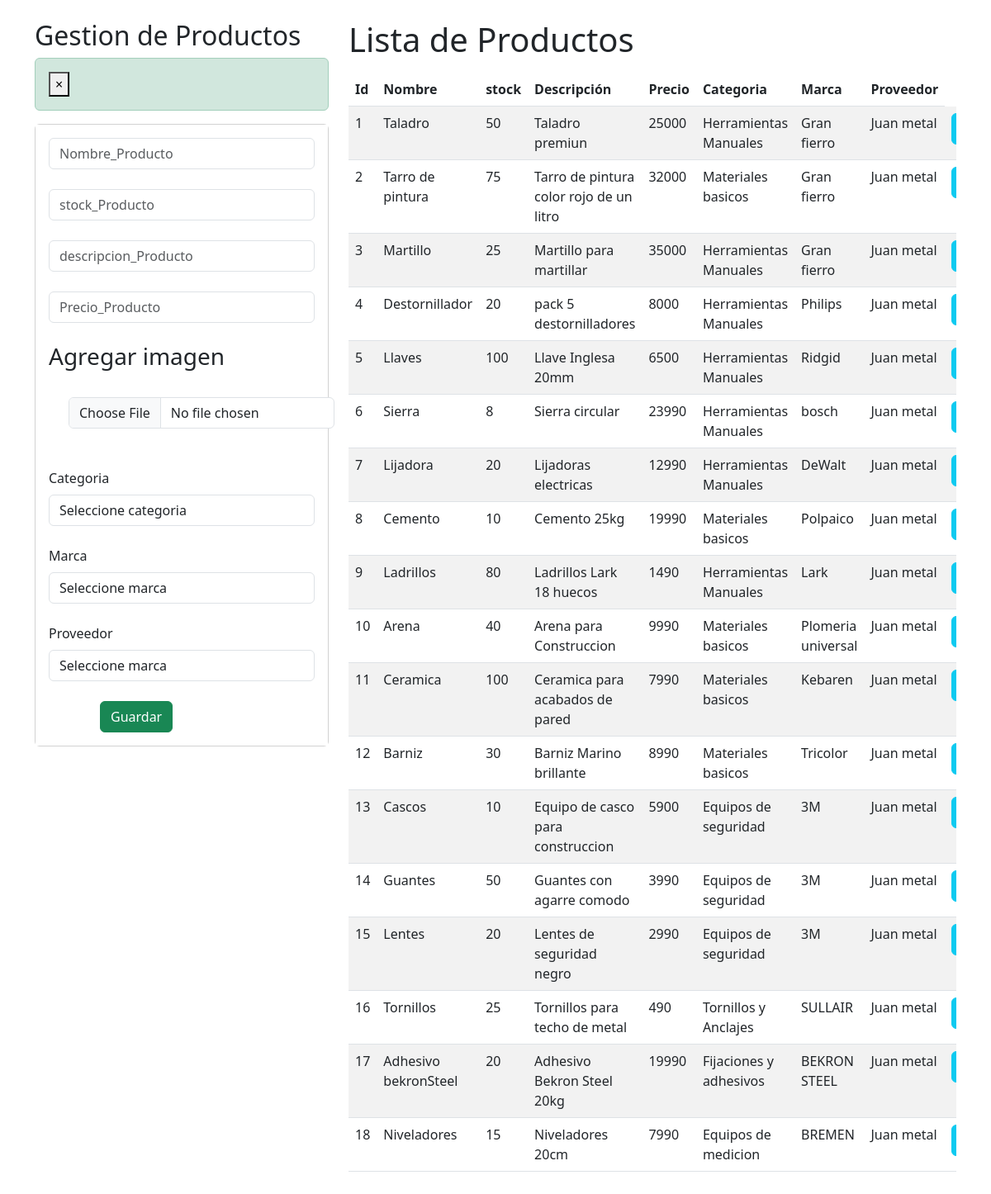
Before: /crud_productos with the older database file.
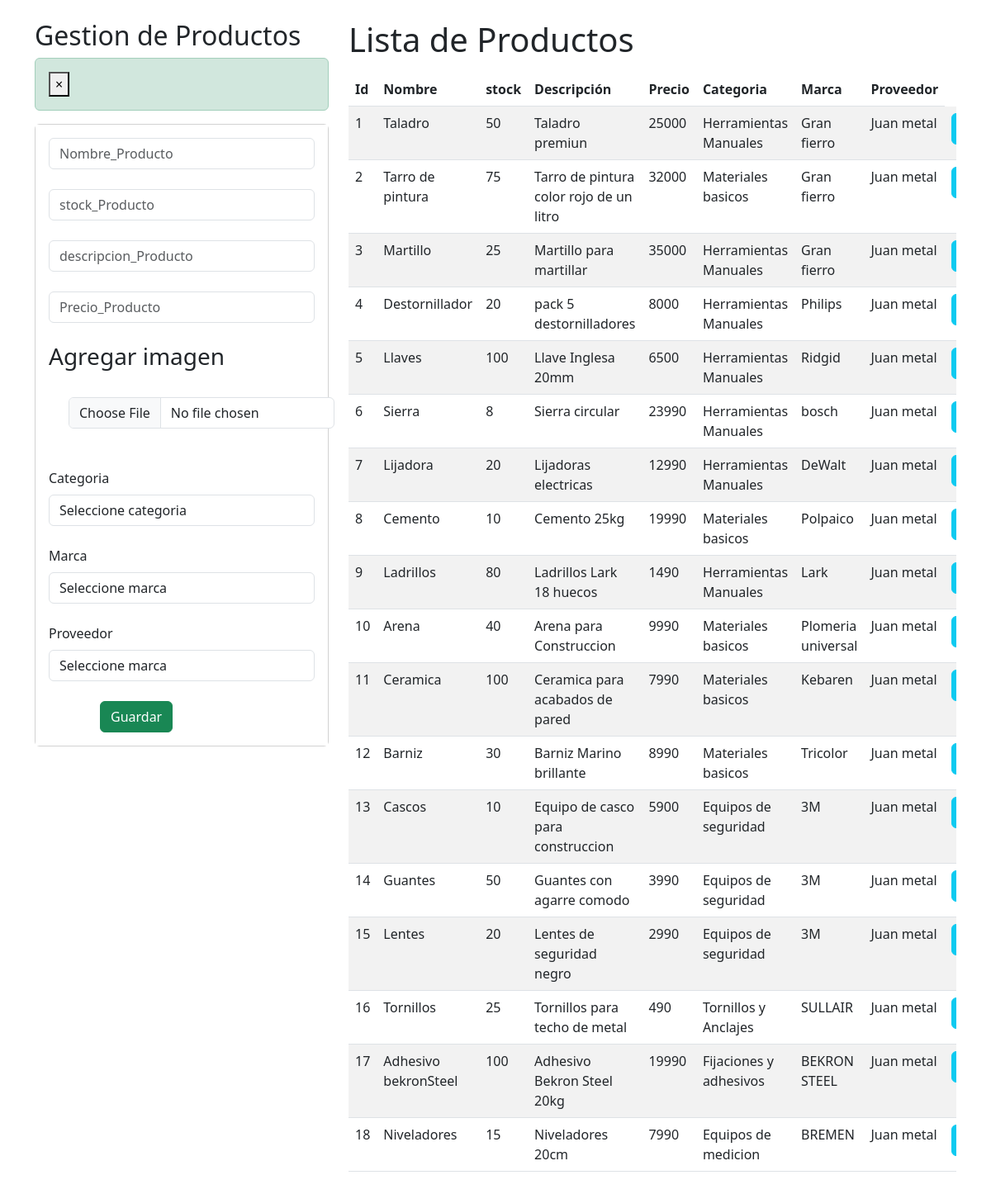
After: the same page with the newer database file.
### Ferremax/models.py (models this page shows, shortened)
class producto(models.Model):
    idProducto = models.AutoField(primary_key=True)
    nombreProducto = models.CharField(max_length=20, blank=False, null=False)
    stockProducto = models.IntegerField()
    descripcionProducto = models.CharField(max_length=100, blank=False, null=False)
    precioProducto = models.IntegerField()
    imagenProducto = models.ImageField(upload_to='productos/', null=True, blank=True)
    categoria = models.ForeignKey("categoria", on_delete=models.CASCADE)
    marca = models.ForeignKey("marca", on_delete=models.CASCADE)
    proveedor = models.ForeignKey("proveedor", on_delete=models.CASCADE)

class categoria(models.Model):
    idCategoria = models.AutoField(primary_key=True)
    nombreCategoria = models.CharField(max_length=50, blank=False, null=False)
    def __str__(self):
        return str(self.nombreCategoria)

class marca(models.Model):
    idMarca = models.AutoField(primary_key=True)
    nombreMarca = models.CharField(max_length=50, blank=False, null=False)
    def __str__(self):
        return str(self.nombreMarca)

class proveedor(models.Model):
    idProveedor = models.AutoField(primary_key=True)
    nombreProveedor = models.CharField(max_length=50, blank=False, null=False)
    def __str__(self):
        return str(self.nombreProveedor)

### Ferremax/views.py (the view, shortened to what this page needs)
# urls.py: path("crud_productos", crud_productos, name="crud_productos"),
def crud_productos(request):
    if request.method != "POST":
        mar = marca.objects.all()
        cat = categoria.objects.all()
        pro = proveedor.objects.all()
        produ = producto.objects.all()
        context = {
            "marca": mar,
            "categoria": cat,
            "proveedor": pro,
            "productos": produ
        }
        return render(request, "core/crud_productos.html", context)

### Ferremax/templates/core/crud_productos.html (shortened to what the changed rows need)
<!DOCTYPE html>
<html>
  {% load static %}
  <head>
    <link href="https://cdn.jsdelivr.net/npm/bootstrap@5.3.0/dist/css/bootstrap.min.css" rel="stylesheet">
  </head>
    <body>
        <div id="cont_fondo">
            <div class="container py-4">
                <div class="row">
                    <div class="col-sm-12 col-md-6 col-lg-4 col-xl-4">
                        <h2>Gestion de Productos</h2>
                    </div>
                    <div class="col-sm-12 col-md-6 col-lg-8 col-xl-8">
                        <h1>Lista de Productos</h1>
                        <div class="table-responsive py-2">
                            <table class="table table-striped">
                                <thead>
                                    <tr>
                                        <th>Id</th>
                                        <th>Nombre</th>
                                        <th>stock</th>
                                        <th>Descripción</th>
                                        <th>Precio</th>
                                        <th>Categoria</th>
                                        <th>Marca</th>
                                        <th>Proveedor</th>
                                    </tr>
                                </thead>
                                <tbody>
                                    {% for p in productos %}
                                    <tr>
                                        <td>{{p.idProducto}}</td>
                                        <td>{{p.nombreProducto}}</td>
                                        <td>{{p.stockProducto}}</td>
                                        <td>{{p.descripcionProducto}}</td>
                                        <td>{{p.precioProducto}}</td>
                                        <td>{{p.categoria}}</td>
                                        <td>{{p.marca}}</td>
                                        <td>{{p.proveedor}}</td>
                                        <td><a href="/edicion_producto/{{p.idProducto}}" class="btn btn-info">Editar</a></td>
                                    </tr>
                                    {% endfor %}
                                </tbody>
                            </table>
                        </div>
                    </div>
                </div>
            </div>
        </div>
    </body>
</body>
</html>

Changed rows visible on the page:
changed producto "Adhesivo bekronSteel": stockProducto "20" → "100"
